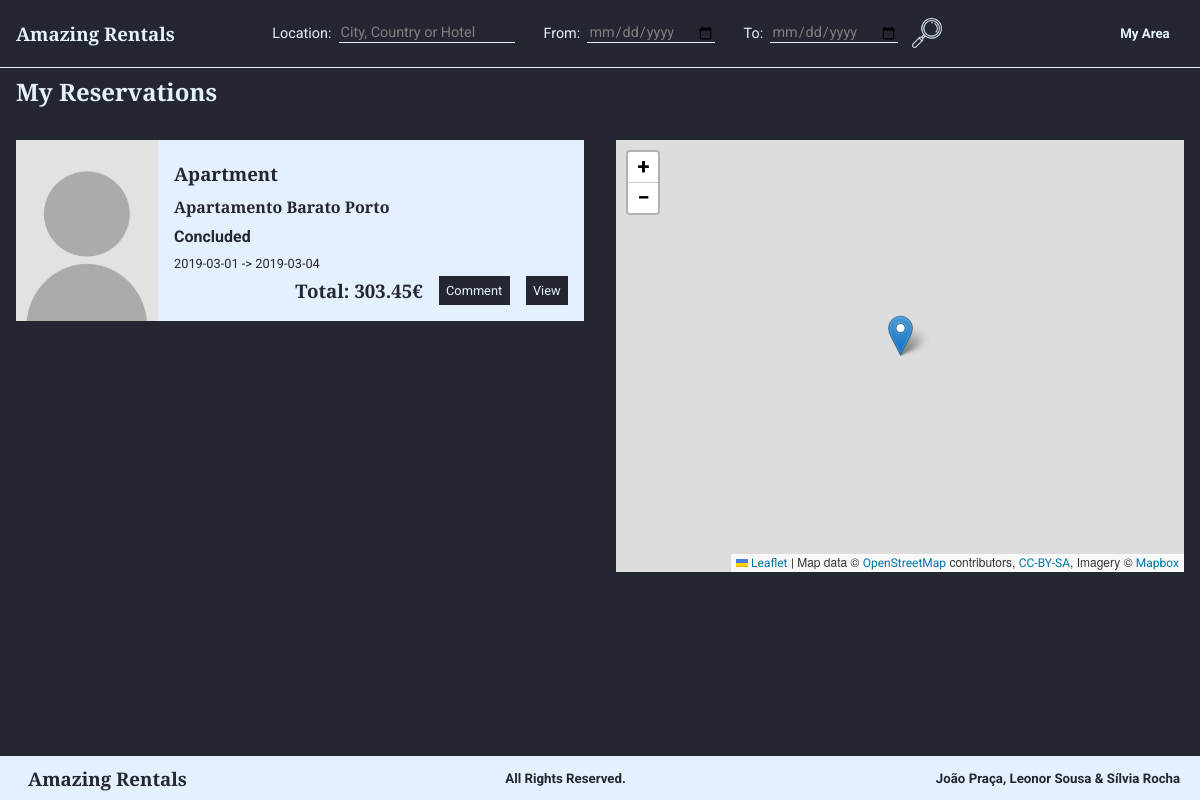
Page /listReservations.php (signed in) on the earlier database version.
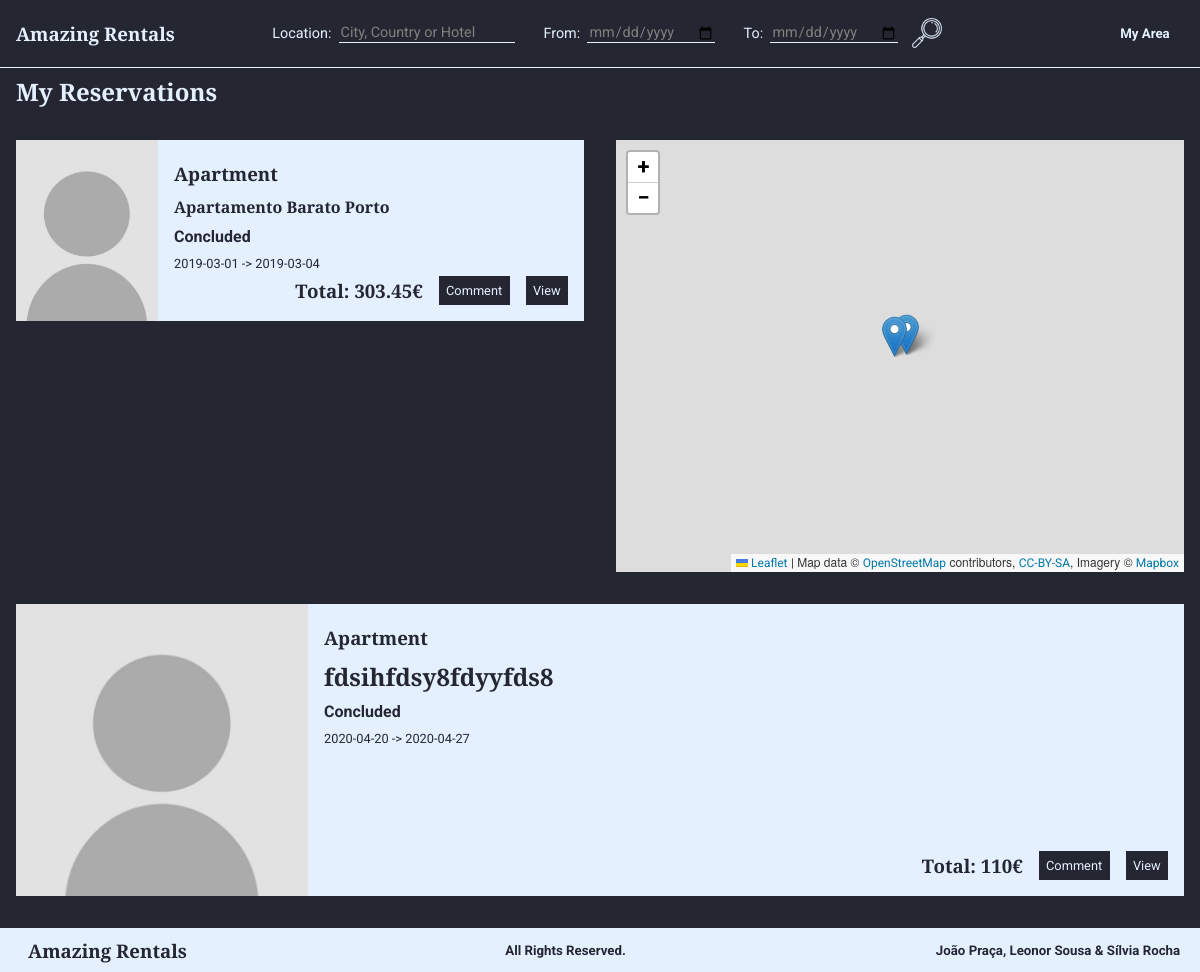
Same page on the later database version.
### tables this page shows
CREATE TABLE Reserva (
    idReserva       INTEGER PRIMARY KEY, 
    dataCheckIn     DATE    NOT NULL,
    dataCheckOut    DATE   NOT NULL,
    numHospedes     INTEGER CHECK (numHospedes > 0), 
    precoTotal      REAL    CHECK (precoTotal > 0), 
    idEstado        INTEGER REFERENCES Estado(idEstado) ON DELETE CASCADE ON UPDATE CASCADE,
    idHabitacao     INTEGER REFERENCES Habitacao(idHabitacao),
    idUtilizador       INTEGER REFERENCES Utilizador(idUtilizador),
    UNIQUE (dataCheckIn, idHabitacao)
);

CREATE TABLE Habitacao (
    idHabitacao INTEGER PRIMARY KEY,
    nome        TEXT,
    numQuartos  INTEGER CHECK (numQuartos > 0), 
    maxHospedes INTEGER CHECK (maxHospedes > 0),  
    precoNoite  REAL    CHECK (precoNoite > 0), 
    taxaLimpeza REAL CHECK (taxaLimpeza >= 0), 
    descricao   TEXT,
    latitude    REAL    CHECK(latitude>=-90 and latitude<=90),
    longitude   REAL    CHECK(longitude>=-180 and longitude<=180),
    morada      TEXT,
    idCidade    INTEGER REFERENCES Cidade(idCidade) ON DELETE RESTRICT ON UPDATE RESTRICT, 
    idUtilizador INTEGER REFERENCES Utilizador(idUtilizador) ON DELETE CASCADE ON UPDATE CASCADE,
    idTipo      INTEGER REFERENCES TipoDeHabitacao (idTipo) ON DELETE SET NULL ON UPDATE CASCADE, 
    idPolitica  INTEGER REFERENCES PoliticaDeCancelamento (idPolitica) ON DELETE RESTRICT ON UPDATE CASCADE
);

CREATE TABLE TipoDeHabitacao (
    idTipo  INTEGER PRIMARY KEY,
    nome    VARCHAR(30) UNIQUE NOT NULL
);

CREATE TABLE Estado (
    idEstado    INTEGER PRIMARY KEY,                 
    estado      CHAR(9) UNIQUE NOT NULL
);

### database/habitations.php (called while the page is built, shortened)
<?php
function getReservationsByClient($user_id){
    global $db;
    $stmt = $db->prepare('SELECT idReserva FROM Reserva WHERE idUtilizador = ?');
    $stmt->execute(array($user_id));
    return $stmt->fetchAll();
}
function getReservationById($id){
    global $db;
    $stmt = $db->prepare('SELECT * FROM Reserva WHERE idReserva = ?');
    $stmt->execute(array($id));
    return $stmt->fetch();
}
function getHabitationById($id){
    global $db;
    $stmt = $db->prepare('SELECT * FROM Habitacao WHERE idHabitacao=?');
    $stmt->execute(array($id));
    return $stmt->fetch();
}
function getNameType($id){
    global $db;
    $stmt = $db->prepare('SELECT nome FROM TipoDeHabitacao WHERE idTipo=?');
    $stmt->execute(array($id));
    return $stmt->fetch();
}
function getHabitationPictures($id){
    global $db;
    $stmt = $db->prepare('SELECT * FROM Imagem WHERE idHabitacao=?');
    $stmt->execute(array($id));
    return $stmt->fetchAll();
}
function getStateName($idState){
    global $db;
    $stmt = $db->prepare('SELECT * FROM Estado WHERE idEstado=?');
    $stmt->execute(array($idState));
    return $stmt->fetch()['estado'];
}
?>

### templates/properties/viewShortReservation.php (the view)
<section class="reservationShort">
    <?php
        include_once("database/connection.php");
        include_once("database/habitations.php");
        $habitation=getHabitationById($reservation['idHabitacao']);
        $pictures=getHabitationPictures($habitation['idHabitacao']);
        if ($pictures != null){
            echo '<img src=' . $pictures['urlImagem'] . 'alt=' . $pictures['legenda'] . '>';
        }
        else{
            echo '<img src="images/ownerPicture.jpg"  alt="Habitation Picture">';
        }
    ?>
    <div class="rightText">
        <h3><?=getNameType($habitation['idTipo'])['nome']?></h3>
        <h1><?=$habitation['nome']?></h1>
        <h4><?=getStateName($reservation['idEstado'])?></h4>
        <p><?=$reservation['dataCheckIn']?> -> <?=$reservation['dataCheckOut']?></p>
        <?php
            $datetime1 = strtotime($reservation['dataCheckIn'] . ' 00:00:00');
            $datetime2 = strtotime($reservation['dataCheckOut'] . ' 00:00:00');
            $secs = $datetime2 - $datetime1;
            $days = $secs / 86400;
            $total = $habitation['precoNoite']*$days+$habitation['taxaLimpeza'];
        ?>
            <div class="horizontalElements">
                <h3>Total: <?=$total?>€</h3>
                <?php
                    $state = $reservation['idEstado'];
                    if ($state == 0)
                        echo '<a href=#>" class="submit"><p>Cancel</p></a>';
                    else if ($state == 1){
                        echo '<a href="viewProperty.php?id=' . $habitation['idHabitacao'] . '#comment_form" class="submit"><p>Comment</p></a>';
                    }
                ?>
                <a href="viewProperty.php?id=<?=$reservation['idHabitacao']?>" class="submit"> <p> View </p> </a>
            </div>
        </div>
    </div>
</section>

### templates/common/header.php (shortened to what this page needs)
<!DOCTYPE html>
<html>
    <head>
        <link href="style.css" rel="stylesheet">
        <link href="layout.css" rel="stylesheet">
        <link href="responsive.css" rel="stylesheet">
        <link rel="stylesheet" href="https://unpkg.com/leaflet@1.6.0/dist/leaflet.css"/>
    </head>
    <body>
        <div class="content">
            <nav id="menu">
            <ul>
                <li><a href="homepage.php"><h3>Amazing Rentals</h3></a></li>
                <li>
                    <?php
                        include('templates/common/search.php');
                    ?>
                </li>
                    <?php
                    if ($logedin){ ?>
                        <li>
                            <div class="dropdown">
                                <h5>My Area</h5>
                            </div>
                        </li>
                    <?php } ?>
            </ul>
        </nav>

### templates/common/search.php
<form id="search" method="get" action="listSearch.php">
    <p> Location: </p>
    <input class="search_input" type="search" name="location" placeholder="City, Country or Hotel" id="search_text_input" required>
    <p> From: </p>
    <input class="search_input" type="date" name="dateFrom" id="dateFrom" required>
    <p> To: </p>
    <input class="search_input" type="date" name="dateTo" id="dateTo" required>
    <input type="image" src="images/glass.png" alt="Submit" height="30" id="glass">
</form>

### listReservations.php (shortened to what this page needs)
<?php
  include('database/connection.php');
  include('database/habitations.php');
  $logedin=true;
  include('templates/common/header.php');
  $reservations = getReservationsByClient($_SESSION['user']);
  echo '<h2 class="subtitle">My Reservations</h2>';
  echo '<section id="listPropertiesMap">';
  echo '<aside id="map">';
  include('templates/properties/map.php');
  echo '</aside>';
  echo '<section id="propertiesSection">';
  foreach ($reservations as $reservationId){
    $reservation = getReservationById($reservationId['idReserva']);
    include("templates/properties/viewShortReservation.php");
  }
  include('templates/common/footer.php');
?>

### templates/properties/map.php (shortened to what this page needs)
<div id="mapid"></div>

### templates/common/footer.php (shortened to what this page needs)
        <footer class="footer">
            <h3>Amazing Rentals</h3>
            <h5>All Rights Reserved.</h5>
            <h5>João Praça, Leonor Sousa & Sílvia Rocha</h5>
        </footer>
    </body>
</html>

### style.css (style rules this page uses)
:root { --myDarkBlue: #242732; --myLightBlue: #E5F0FF; --titlesFont: Arvo, Courier, sans-serif; --bodyFont: Roboto, sans-serif; }
h1, h2, h3 { font-family: var(--titlesFont); margin: 0 0.5em 0 0; }
h4, h5, h6, p, span, input, label, tr, a, #filter_button { font-family: var(--bodyFont); }
p { font-size: 0.8em; }
a { color: var(--myLightBlue) }
body { background-color: var(--myDarkBlue); color: var(--myLightBlue); }
#menu { border-bottom-width: thin; border-bottom-color: var(--myLightBlue); border-bottom-style: solid; background-color: var(--myDarkBlue); }
#menu ul { list-style-type: none; }
#menu a { color: var(--myLightBlue); text-decoration: none; }
body>footer { background: var(--myLightBlue); color: var(--myDarkBlue); }
#menu li:first-child+li+li h5, #menu li:first-child+li+li+li h5, .dropdown-content p { background: var(--myDarkBlue); border-style: solid; border-width: thin; border-color: var(--myDarkBlue); }
input, select, textarea { background: var(--myLightBlue); color: var(--myDarkBlue); border-style: none; }
#glass { background: var(--myDarkBlue); }
.search_input { border-bottom-width: thin; border-bottom-color: var(--myLightBlue); border-bottom-style: solid; background-color: transparent; color: var(--myLightBlue); }
.submit { background: var(--myDarkBlue); color: var(--myLightBlue); text-align: center; border-style: solid; border-width: thin; border-color: var(--myDarkBlue); }
.propertyShort, .reservationShort, .propertySearch { background: var(--myLightBlue); color: var(--myDarkBlue); }
.propertyShort a, .reservationShort a, .propertySearch a { text-decoration: none; }
#search p, input { font-size: 0.9em; }
#search input::placeholder, #search #dateFrom, #search #dateTo, #search input { color: grey; }
#mapid { height: 400px; width: calc(50-1rem); padding: 1rem; }
a { text-decoration: none; }

### layout.css (style rules this page uses)
html, body { height: 100%; }
body { display: flex; flex-direction: column; margin: 0; padding: 0; }
.content { flex: 1 0 auto; margin: 3.7em 0 0 0; }
#menu { position: fixed; top: 0; width: 100%; z-index: 999; overflow: visible; }
#menu ul { text-align: center; padding: 0; margin: 0; display: flex; align-items: center; justify-content: space-between; }
#menu li:first-child, #menu li:first-child~li~li { flex-basis: 200px; text-align: right; }
#menu li:first-child { text-align: left; margin-top: 1em; margin-bottom: 1em; }
#glass { vertical-align: middle; margin: 1em; }
#search_text_input, #dateFrom, #dateTo { margin-right: 0em; }
#menu li { padding: 0em 1em; }
#menu h5 { margin: 0; padding: 1em; }
.footer { flex-shrink: 0; text-align: center; margin: 1em 0 0 0; padding: 0; display: flex; align-items: center; justify-content: space-between; }
.footer h3, h5 { margin: 0.5em; padding: 0em 1em; }
#search { display: flex; align-items: center; }
#search p { margin-left: 2em; margin-right: 0.5em; }
.dropdown { position: relative; display: inline-block; }
.propertyShort, .reservationShort, .propertySearch { display: flex; margin: 1rem; }
.propertyShort img, .reservationShort img, .propertySearch img { object-fit: cover; width: 25%; }
.rightText { display: flex; flex-direction: column; justify-content: flex-start; padding: 1rem; width: 75%; }
.rightText h1, h3, h4, p { margin: 0; padding: 0.3rem 0 0.3rem 0; }
.horizontalElements { display: flex; justify-content: flex-end; align-items: center; margin-top: auto; }
.horizontalElements a { margin-left: 1em; }
.horizontalElements h3 { padding: 0; }
.horizontalElements p { padding: 0.5em; }
.subtitle { margin: 1rem; }
#listPropertiesMap { display: flex; }
#listPropertiesMap { display: grid; grid-template-areas: "data aside"; grid-auto-columns: 50%; }
#propertiesSection { grid-area: data; }
#listPropertiesMap aside { grid-area: aside; padding: 1em; align-items: center; }

Differences in the rows shown:
added reserva: idHabitacao.nome "Apartment", idHabitacao.nome "fdsihfdsy8fdyyfds8", idEstado.estado "Concluded", dataCheckIn "2020-04-20", dataCheckOut "2020-04-27", total "110"
